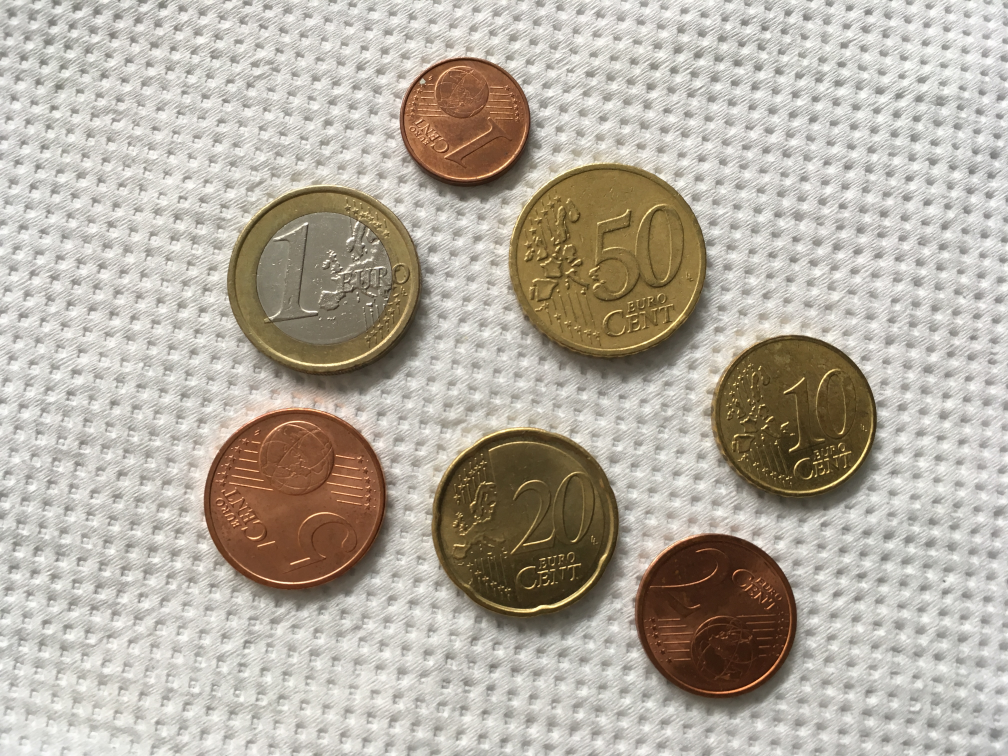
#> input picture Chapter03/coins.JPG, 4032 x 3024 px (shown at 1/4 size)
$ python coindetect.py
#> lines starting #> are read from the running program, lines starting #| are printed output that depends on the picture; pictures that were not available may be replaced by others from this repository, and a replacement may not be noted
import cv2
import numpy as np
from matplotlib import pyplot as plt

img = cv2.imread('coins.JPG',0)
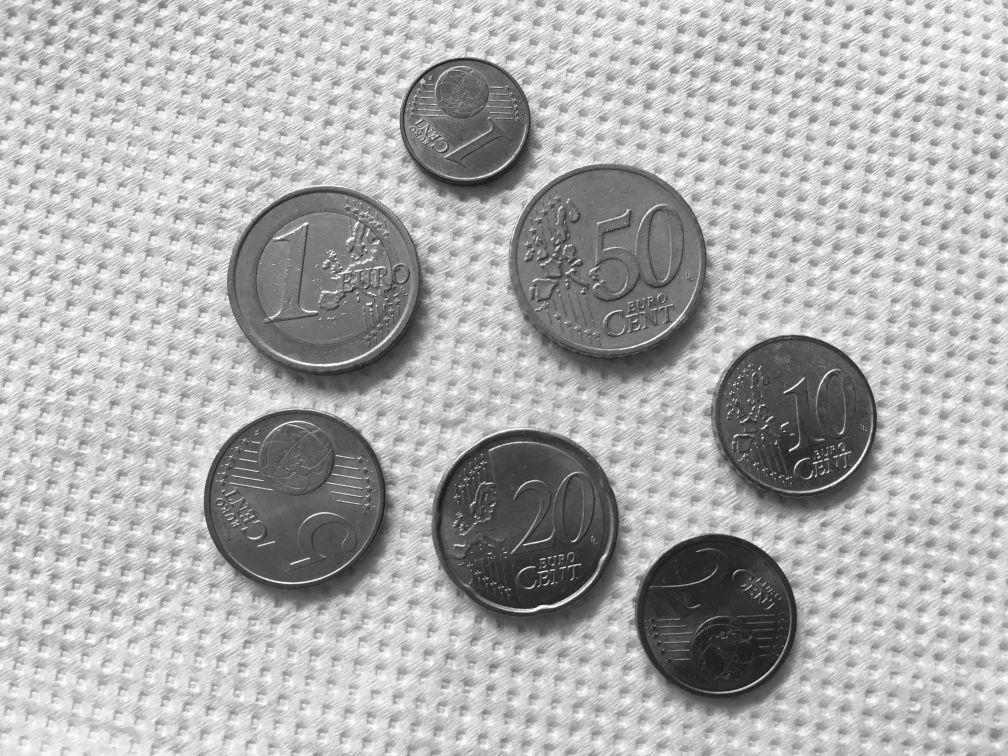
#> img: shape (3024, 4032) (shown at 1/4 size); min 14, max 255, mean 175
img2 = img.copy()
template = cv2.imread('1euro.JPG',0)
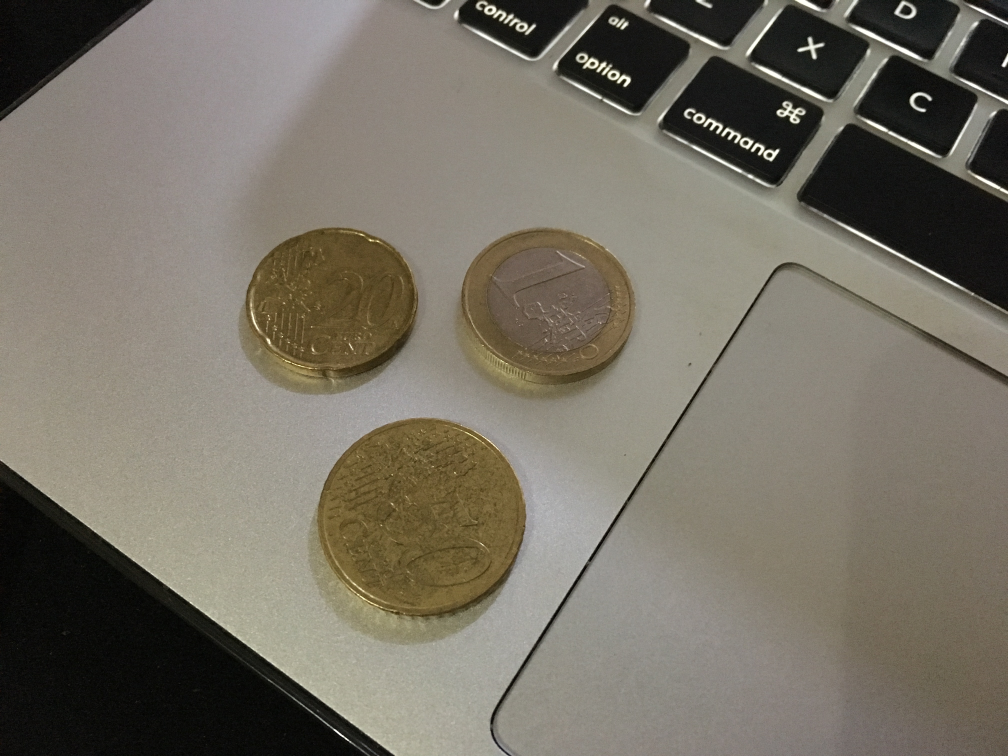
#> input picture Chapter03/coins2.JPG, 4032 x 3024 px, given in place of 1euro.JPG, which was not available (shown at 1/4 size)
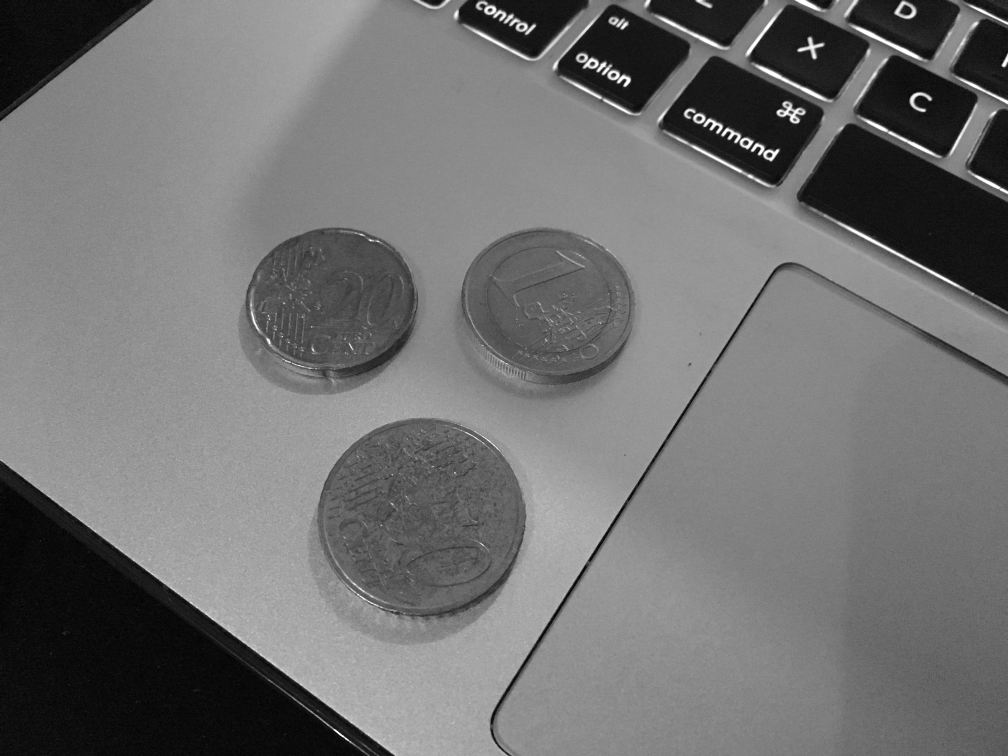
#> template: shape (3024, 4032) (shown at 1/4 size); min 0, max 255, mean 113.2
img3 = template.copy()
w, h = template.shape[::-1]
#> w = 4032; h = 3024

# Apply template Matching
res = cv2.matchTemplate(img,template,cv2.TM_CCOEFF)
#> res = [-6.25e+09]
min_val, max_val, min_loc, max_loc = cv2.minMaxLoc(res)
#> min_val = -6.25e+09; max_val = -6.25e+09; min_loc = (0, 0); max_loc = (0, 0)

top_left = max_loc
#> top_left = (0, 0)
bottom_right = (top_left[0] + w, top_left[1] + h)
#> bottom_right = (4032, 3024)
cv2.rectangle(img,top_left, bottom_right, (0,255,255), 50)
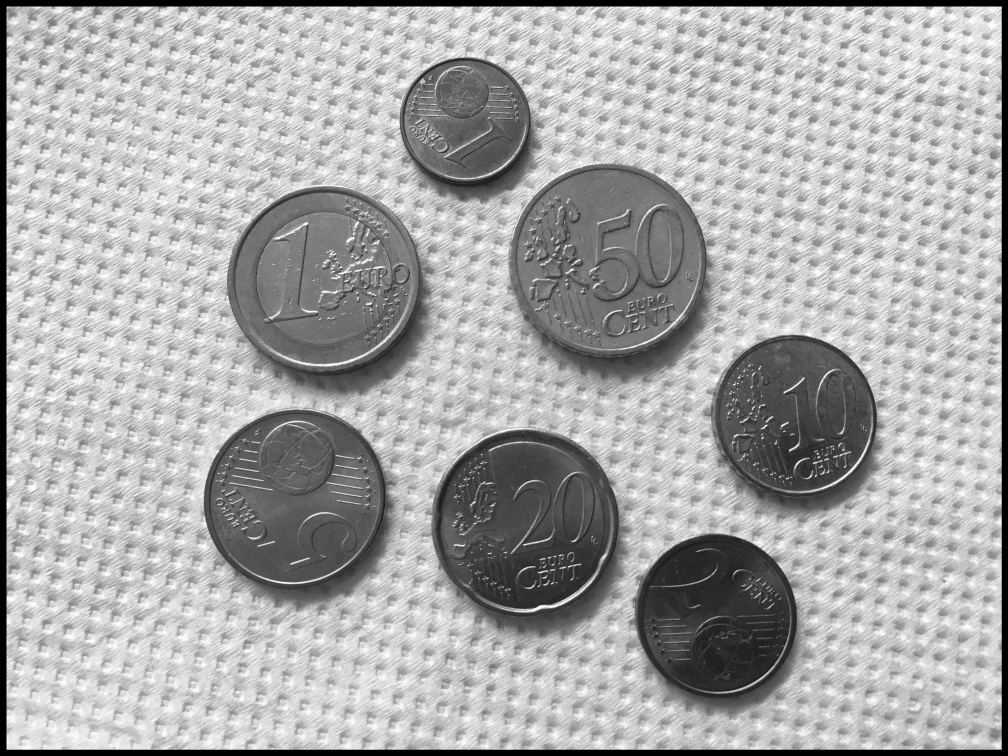
#> img: shape (3024, 4032) (shown at 1/4 size); min 0, max 255, mean 169

plt.subplot(221),plt.imshow(img2)
plt.title('Original Picture')
plt.subplot(222),plt.imshow(img3)
plt.title('Template')
plt.subplot(223),plt.imshow(img)
plt.title('Detect 1 euro coin')
plt.suptitle('Template matching using TM_CCOEFF method')

plt.show()
